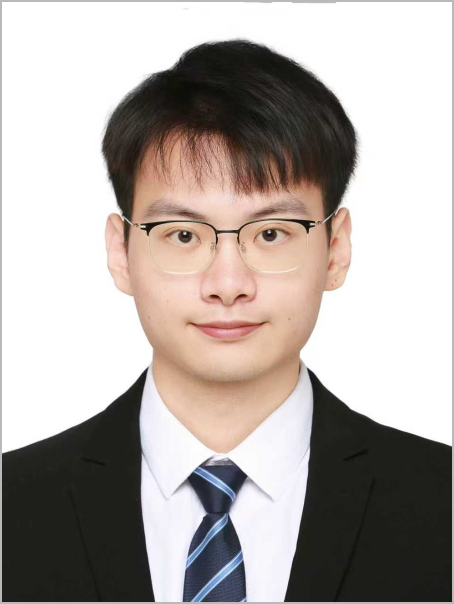
#> input picture assets/chengchun-liu.jpg, 908 x 1208 px (shown at 1/2 size)
$ python generate_og.py
#> lines starting #> are read from the running program, lines starting #| are printed output that depends on the picture
from pathlib import Path

from PIL import Image, ImageDraw, ImageFont


ROOT = Path(__file__).resolve().parents[1]
OUT = ROOT / "assets" / "og-preview.png"

WIDTH, HEIGHT = 1200, 630
PAPER = "#f2efe6"
INK = "#13201d"
MUTED = "#63706b"
BLUE = "#3157ff"
LIME = "#c8ff52"


def font(path: Path, size: int) -> ImageFont.FreeTypeFont:
    return ImageFont.truetype(str(path), size=size)


regular = ROOT / "assets" / "fonts" / "lato-regular.ttf"
bold = ROOT / "assets" / "fonts" / "lato-bold.ttf"
serif_candidates = [
    Path("/System/Library/Fonts/Supplemental/Georgia.ttf"),
    Path("/System/Library/Fonts/Supplemental/Times New Roman.ttf"),
]
serif = next((path for path in serif_candidates if path.exists()), regular)

canvas = Image.new("RGB", (WIDTH, HEIGHT), PAPER)
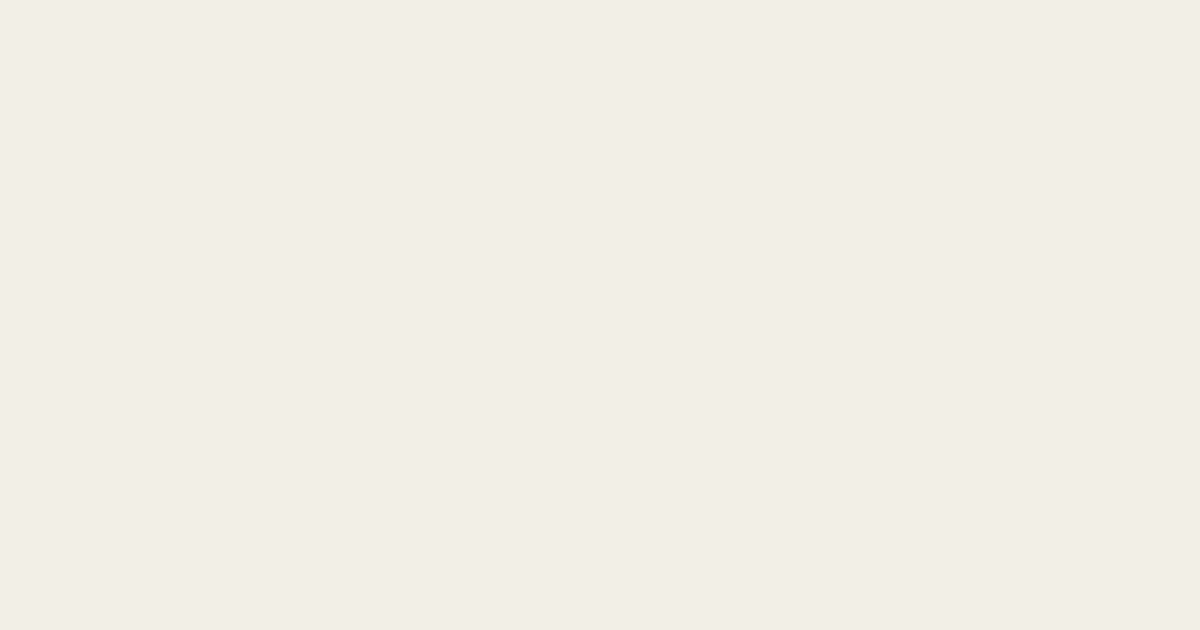
#> canvas: PIL image 1200x630 RGB; mean R, G, B 242, 239, 230
draw = ImageDraw.Draw(canvas)

# Quiet scientific-paper grid.
for x in range(0, WIDTH, 40):
    draw.line((x, 0, x, HEIGHT), fill="#e1ded4", width=1)
for y in range(0, HEIGHT, 40):
    draw.line((0, y, WIDTH, y), fill="#e1ded4", width=1)

# Thin spectral/orbital lines behind the portrait.
draw.ellipse((710, -140, 1260, 520), outline="#d8d3ff", width=2)
draw.ellipse((820, 330, 1270, 780), outline="#d9f5a1", width=3)

draw.text((64, 54), "CHENGCHUN LIU", font=font(bold, 22), fill=INK)
draw.ellipse((278, 61, 290, 73), fill=BLUE)
draw.ellipse((296, 61, 308, 73), fill=LIME)

headline_font = font(serif, 92)
italic_font_path = Path("/System/Library/Fonts/Supplemental/Georgia Italic.ttf")
italic_font = font(italic_font_path if italic_font_path.exists() else serif, 82)
draw.text((64, 130), "AI for chemistry.", font=headline_font, fill=INK)
draw.text((116, 229), "Built to reason.", font=italic_font, fill=BLUE)

body = "Molecular spectra · geometric learning · scientific agents"
draw.text((68, 365), body, font=font(regular, 27), fill=MUTED)

draw.rounded_rectangle((64, 440, 386, 510), radius=35, fill=INK)
draw.text((95, 462), "Research portfolio", font=font(bold, 21), fill=PAPER)
draw.text((339, 459), "↗", font=font(bold, 25), fill=LIME)

draw.text((66, 555), "Peking University  ·  AI for Chemistry", font=font(bold, 18), fill=INK)

# Portrait card.
photo = Image.open(ROOT / "assets" / "chengchun-liu.jpg").convert("RGB")
#> photo is the input picture: PIL image 908x1208 RGB; mean R, G, B 176.7, 169.3, 165.2
target_w, target_h = 312, 416
scale = max(target_w / photo.width, target_h / photo.height)
#> scale = 0.344
resized = photo.resize((round(photo.width * scale), round(photo.height * scale)), Image.Resampling.LANCZOS)
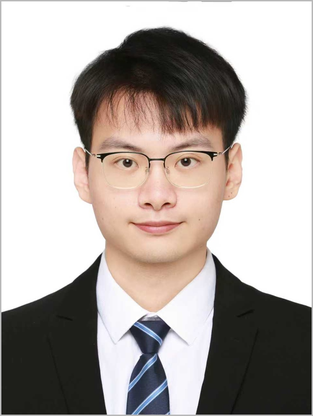
#> resized: PIL image 313x416 RGB; mean R, G, B 176.6, 169.3, 165.1
left = (resized.width - target_w) // 2
#> left = 0
top = max(0, (resized.height - target_h) // 4)
#> top = 0
portrait = resized.crop((left, top, left + target_w, top + target_h))
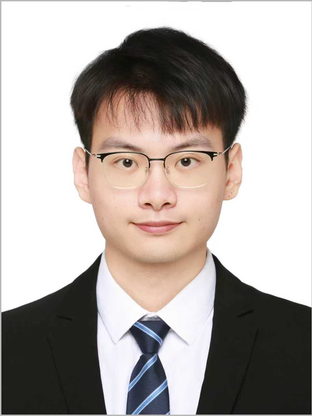
#> portrait: PIL image 312x416 RGB; mean R, G, B 176.6, 169.2, 165.1

card = Image.new("RGBA", (352, 516), (255, 255, 255, 175))
card_draw = ImageDraw.Draw(card)
card_draw.rounded_rectangle((0, 0, 351, 515), radius=24, fill=(255, 255, 255, 190), outline=(19, 32, 29, 45), width=2)
mask = Image.new("L", (target_w, target_h), 0)
#> mask: PIL image 312x416 L; every value is 0
mask_draw = ImageDraw.Draw(mask)
mask_draw.rounded_rectangle((0, 0, target_w, target_h), radius=15, fill=255)
card.paste(portrait, (20, 20), mask)
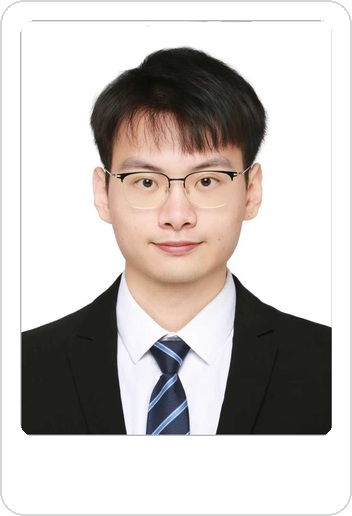
#> card: PIL image 352x516 RGBA; mean R, G, B, A 194.7, 189.6, 186.6, 233.7; transparent parts drawn white
card_draw.text((22, 470), "Ph.D. candidate · Peking University", font=font(bold, 16), fill=INK)

canvas.paste(card, (790, 58), card)
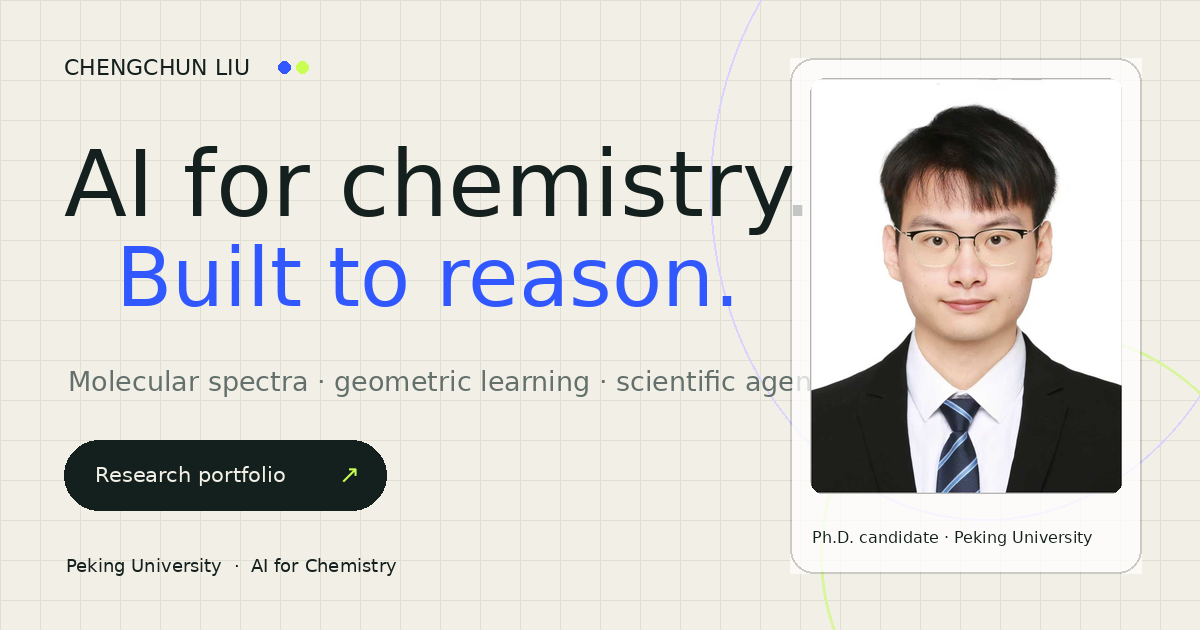
#> canvas: PIL image 1200x630 RGB; mean R, G, B 216.6, 214.4, 209.2

OUT.parent.mkdir(parents=True, exist_ok=True)
canvas.save(OUT, format="PNG", optimize=True)
print(OUT)
